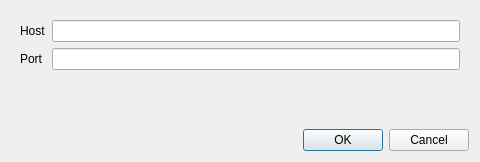
<?xml version="1.0" encoding="UTF-8"?>
<ui version="4.0">
 <class>Config</class>
 <widget class="QDialog" name="Config">
  <property name="geometry">
   <rect>
    <x>0</x>
    <y>0</y>
    <width>480</width>
    <height>162</height>
   </rect>
  </property>
  <property name="windowTitle">
   <string>Dialog</string>
  </property>
  <layout class="QVBoxLayout" name="verticalLayout">
   <item>
    <widget class="QWidget" name="w_edit" native="true">
     <layout class="QFormLayout" name="formLayout">
      <item row="0" column="0">
       <widget class="QLabel" name="host_label">
        <property name="text">
         <string>Host</string>
        </property>
       </widget>
      </item>
      <item row="0" column="1">
       <widget class="QLineEdit" name="host_edit"/>
      </item>
      <item row="1" column="0">
       <widget class="QLabel" name="port_label">
        <property name="text">
         <string>Port</string>
        </property>
       </widget>
      </item>
      <item row="1" column="1">
       <widget class="QLineEdit" name="port_edit"/>
      </item>
     </layout>
    </widget>
   </item>
   <item>
    <widget class="QDialogButtonBox" name="btn">
     <property name="orientation">
      <enum>Qt::Horizontal</enum>
     </property>
     <property name="standardButtons">
      <set>QDialogButtonBox::Cancel|QDialogButtonBox::Ok</set>
     </property>
    </widget>
   </item>
  </layout>
 </widget>
 <resources/>
 <connections>
  <connection>
   <sender>btn</sender>
   <signal>accepted()</signal>
   <receiver>Config</receiver>
   <slot>accept()</slot>
   <hints>
    <hint type="sourcelabel">
     <x>248</x>
     <y>254</y>
    </hint>
    <hint type="destinationlabel">
     <x>157</x>
     <y>274</y>
    </hint>
   </hints>
  </connection>
  <connection>
   <sender>btn</sender>
   <signal>rejected()</signal>
   <receiver>Config</receiver>
   <slot>reject()</slot>
   <hints>
    <hint type="sourcelabel">
     <x>316</x>
     <y>260</y>
    </hint>
    <hint type="destinationlabel">
     <x>286</x>
     <y>274</y>
    </hint>
   </hints>
  </connection>
 </connections>
</ui>
